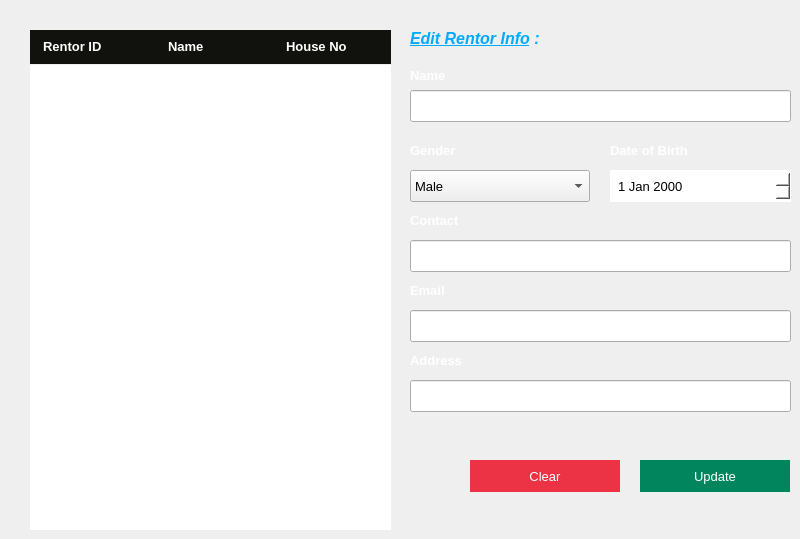
    <widget class="QWidget" name="updateEmpWidget">
     <property name="styleSheet">
      <string notr="true">#updateEmpWidget
{
	background:#2D2D2D;
}

</string>
     </property>
     <widget class="QLineEdit" name="updateEmpName">
      <property name="geometry">
       <rect>
        <x>410</x>
        <y>90</y>
        <width>381</width>
        <height>32</height>
       </rect>
      </property>
      <property name="font">
       <font>
        <family>Arial</family>
        <pointsize>10</pointsize>
       </font>
      </property>
      <property name="styleSheet">
       <string notr="true"/>
      </property>
     </widget>
     <widget class="QLabel" name="id_15">
      <property name="geometry">
       <rect>
        <x>410</x>
        <y>65</y>
        <width>141</width>
        <height>21</height>
       </rect>
      </property>
      <property name="font">
       <font>
        <pointsize>10</pointsize>
        <bold>true</bold>
       </font>
      </property>
      <property name="text">
       <string>&lt;html&gt;&lt;head/&gt;&lt;body&gt;&lt;p&gt;&lt;span style=&quot; color:#ffffff;&quot;&gt;Name&lt;/span&gt;&lt;/p&gt;&lt;/body&gt;&lt;/html&gt;</string>
      </property>
     </widget>
     <widget class="QLabel" name="id_16">
      <property name="geometry">
       <rect>
        <x>410</x>
        <y>280</y>
        <width>141</width>
        <height>21</height>
       </rect>
      </property>
      <property name="font">
       <font>
        <pointsize>10</pointsize>
        <bold>true</bold>
       </font>
      </property>
      <property name="text">
       <string>&lt;html&gt;&lt;head/&gt;&lt;body&gt;&lt;p&gt;&lt;span style=&quot; color:#ffffff;&quot;&gt;Email&lt;/span&gt;&lt;/p&gt;&lt;/body&gt;&lt;/html&gt;</string>
      </property>
     </widget>
     <widget class="QLabel" name="id_17">
      <property name="geometry">
       <rect>
        <x>410</x>
        <y>140</y>
        <width>141</width>
        <height>21</height>
       </rect>
      </property>
      <property name="font">
       <font>
        <pointsize>10</pointsize>
        <bold>true</bold>
       </font>
      </property>
      <property name="text">
       <string>&lt;html&gt;&lt;head/&gt;&lt;body&gt;&lt;p&gt;&lt;span style=&quot; color:#ffffff;&quot;&gt;Gender&lt;/span&gt;&lt;/p&gt;&lt;/body&gt;&lt;/html&gt;</string>
      </property>
     </widget>
     <widget class="QComboBox" name="updateEmpGender">
      <property name="geometry">
       <rect>
        <x>410</x>
        <y>170</y>
        <width>180</width>
        <height>32</height>
       </rect>
      </property>
      <property name="font">
       <font>
        <family>Arial</family>
        <pointsize>10</pointsize>
       </font>
      </property>
      <property name="styleSheet">
       <string notr="true">#empDesig
{
	background:white;
	color:black;
	border:none;
	padding-left:6px;
}</string>
      </property>
      <item>
       <property name="text">
        <string>Male</string>
       </property>
      </item>
      <item>
       <property name="text">
        <string>Female</string>
       </property>
      </item>
      <item>
       <property name="text">
        <string>Other</string>
       </property>
      </item>
     </widget>
     <widget class="QLabel" name="id_19">
      <property name="geometry">
       <rect>
        <x>610</x>
        <y>140</y>
        <width>141</width>
        <height>21</height>
       </rect>
      </property>
      <property name="font">
       <font>
        <pointsize>10</pointsize>
        <bold>true</bold>
       </font>
      </property>
      <property name="text">
       <string>&lt;html&gt;&lt;head/&gt;&lt;body&gt;&lt;p&gt;&lt;span style=&quot; color:#ffffff;&quot;&gt;Date of Birth&lt;/span&gt;&lt;/p&gt;&lt;/body&gt;&lt;/html&gt;</string>
      </property>
     </widget>
     <widget class="QLabel" name="id_18">
      <property name="geometry">
       <rect>
        <x>410</x>
        <y>210</y>
        <width>141</width>
        <height>21</height>
       </rect>
      </property>
      <property name="font">
       <font>
        <pointsize>10</pointsize>
        <bold>true</bold>
       </font>
      </property>
      <property name="text">
       <string>&lt;html&gt;&lt;head/&gt;&lt;body&gt;&lt;p&gt;&lt;span style=&quot; color:#ffffff;&quot;&gt;Contact&lt;/span&gt;&lt;/p&gt;&lt;/body&gt;&lt;/html&gt;</string>
      </property>
     </widget>
     <widget class="QLineEdit" name="updateEmpPhone">
      <property name="geometry">
       <rect>
        <x>410</x>
        <y>240</y>
        <width>381</width>
        <height>32</height>
       </rect>
      </property>
      <property name="font">
       <font>
        <family>Arial</family>
        <pointsize>10</pointsize>
       </font>
      </property>
      <property name="styleSheet">
       <string notr="true"/>
      </property>
     </widget>
     <widget class="QLineEdit" name="updateEmpEmail">
      <property name="geometry">
       <rect>
        <x>410</x>
        <y>310</y>
        <width>381</width>
        <height>32</height>
       </rect>
      </property>
      <property name="font">
       <font>
        <family>Arial</family>
        <pointsize>10</pointsize>
       </font>
      </property>
      <property name="styleSheet">
       <string notr="true"/>
      </property>
     </widget>
     <widget class="QLineEdit" name="updateEmpAddress">
      <property name="geometry">
       <rect>
        <x>410</x>
        <y>380</y>
        <width>381</width>
        <height>32</height>
       </rect>
      </property>
      <property name="font">
       <font>
        <family>Arial</family>
        <pointsize>10</pointsize>
       </font>
      </property>
      <property name="styleSheet">
       <string notr="true"/>
      </property>
     </widget>
     <widget class="QLabel" name="id_20">
      <property name="geometry">
       <rect>
        <x>410</x>
        <y>350</y>
        <width>141</width>
        <height>21</height>
       </rect>
      </property>
      <property name="font">
       <font>
        <pointsize>10</pointsize>
        <bold>true</bold>
       </font>
      </property>
      <property name="text">
       <string>&lt;html&gt;&lt;head/&gt;&lt;body&gt;&lt;p&gt;&lt;span style=&quot; color:#ffffff;&quot;&gt;Address&lt;/span&gt;&lt;/p&gt;&lt;/body&gt;&lt;/html&gt;</string>
      </property>
     </widget>
     <widget class="QPushButton" name="pushButton_7">
      <property name="geometry">
       <rect>
        <x>640</x>
        <y>460</y>
        <width>150</width>
        <height>32</height>
       </rect>
      </property>
      <property name="font">
       <font>
        <pointsize>10</pointsize>
       </font>
      </property>
      <property name="cursor">
       <cursorShape>PointingHandCursor</cursorShape>
      </property>
      <property name="focusPolicy">
       <enum>Qt::TabFocus</enum>
      </property>
      <property name="styleSheet">
       <string notr="true">#pushButton_7
{
	background:#00855C;
	border:none;
	color:white;
}

#pushButton_7:hover
{
	background:#2D2D2D;
	border:2px solid #00855C;
	color:#00855C;
}</string>
      </property>
      <property name="text">
       <string>Update</string>
      </property>
     </widget>
     <widget class="QPushButton" name="pushButton_8">
      <property name="geometry">
       <rect>
        <x>470</x>
        <y>460</y>
        <width>150</width>
        <height>32</height>
       </rect>
      </property>
      <property name="font">
       <font>
        <pointsize>10</pointsize>
       </font>
      </property>
      <property name="cursor">
       <cursorShape>PointingHandCursor</cursorShape>
      </property>
      <property name="focusPolicy">
       <enum>Qt::TabFocus</enum>
      </property>
      <property name="styleSheet">
       <string notr="true">#pushButton_8
{
	background:#EC3245;
	border:none;
	color:white;
}

#pushButton_8:hover
{
	background:#2d2d2d;
	border:2px solid #EC3245;
	color:#EC3245;
}</string>
      </property>
      <property name="text">
       <string>Clear</string>
      </property>
     </widget>
     <widget class="QLabel" name="label_20">
      <property name="geometry">
       <rect>
        <x>410</x>
        <y>23</y>
        <width>141</width>
        <height>31</height>
       </rect>
      </property>
      <property name="font">
       <font>
        <family>Arial</family>
        <pointsize>12</pointsize>
        <bold>true</bold>
       </font>
      </property>
      <property name="text">
       <string>&lt;html&gt;&lt;head/&gt;&lt;body&gt;&lt;p&gt;&lt;span style=&quot; font-style:italic; text-decoration: underline; color:#00aaff;&quot;&gt;Edit Rentor Info&lt;/span&gt;&lt;span style=&quot; font-style:italic; color:#00aaff;&quot;&gt; : &lt;/span&gt;&lt;/p&gt;&lt;/body&gt;&lt;/html&gt;</string>
      </property>
     </widget>
     <widget class="QDateEdit" name="updateEmpDOB">
      <property name="geometry">
       <rect>
        <x>610</x>
        <y>170</y>
        <width>181</width>
        <height>32</height>
       </rect>
      </property>
      <property name="font">
       <font>
        <family>Arial</family>
        <pointsize>10</pointsize>
       </font>
      </property>
      <property name="styleSheet">
       <string notr="true">#updateEmpDOB
{
	background:white;
	color:black;
	border:none;
	padding-left:6px;
}</string>
      </property>
     </widget>
     <widget class="QTableView" name="updateTableView">
      <property name="geometry">
       <rect>
        <x>30</x>
        <y>65</y>
        <width>361</width>
        <height>465</height>
       </rect>
      </property>
      <property name="sizePolicy">
       <sizepolicy hsizetype="Fixed" vsizetype="Fixed">
        <horstretch>0</horstretch>
        <verstretch>0</verstretch>
       </sizepolicy>
      </property>
      <property name="focusPolicy">
       <enum>Qt::NoFocus</enum>
      </property>
      <property name="autoFillBackground">
       <bool>false</bool>
      </property>
      <property name="frameShape">
       <enum>QFrame::NoFrame</enum>
      </property>
      <property name="horizontalScrollBarPolicy">
       <enum>Qt::ScrollBarAlwaysOff</enum>
      </property>
      <property name="sizeAdjustPolicy">
       <enum>QAbstractScrollArea::AdjustIgnored</enum>
      </property>
      <property name="editTriggers">
       <set>QAbstractItemView::NoEditTriggers</set>
      </property>
      <property name="tabKeyNavigation">
       <bool>false</bool>
      </property>
      <property name="showDropIndicator" stdset="0">
       <bool>false</bool>
      </property>
      <property name="dragDropOverwriteMode">
       <bool>false</bool>
      </property>
      <property name="alternatingRowColors">
       <bool>true</bool>
      </property>
      <property name="selectionMode">
       <enum>QAbstractItemView::SingleSelection</enum>
      </property>
      <property name="selectionBehavior">
       <enum>QAbstractItemView::SelectRows</enum>
      </property>
      <property name="textElideMode">
       <enum>Qt::ElideNone</enum>
      </property>
      <property name="showGrid">
       <bool>false</bool>
      </property>
      <property name="gridStyle">
       <enum>Qt::NoPen</enum>
      </property>
      <property name="cornerButtonEnabled">
       <bool>false</bool>
      </property>
      <attribute name="horizontalHeaderVisible">
       <bool>false</bool>
      </attribute>
      <attribute name="horizontalHeaderMinimumSectionSize">
       <number>30</number>
      </attribute>
      <attribute name="horizontalHeaderDefaultSectionSize">
       <number>120</number>
      </attribute>
     </widget>
     <widget class="QLabel" name="label_26">
      <property name="geometry">
       <rect>
        <x>30</x>
        <y>30</y>
        <width>131</width>
        <height>34</height>
       </rect>
      </property>
      <property name="font">
       <font>
        <pointsize>10</pointsize>
        <bold>true</bold>
       </font>
      </property>
      <property name="styleSheet">
       <string notr="true">#label_26
{
	color:white;
	background:#11110E;
padding-left:10px;
}</string>
      </property>
      <property name="text">
       <string>&lt;html&gt;&lt;head/&gt;&lt;body&gt;&lt;p&gt;Rentor ID&lt;/p&gt;&lt;/body&gt;&lt;/html&gt;</string>
      </property>
     </widget>
     <widget class="QLabel" name="label_27">
      <property name="geometry">
       <rect>
        <x>160</x>
        <y>30</y>
        <width>120</width>
        <height>34</height>
       </rect>
      </property>
      <property name="font">
       <font>
        <pointsize>10</pointsize>
        <bold>true</bold>
       </font>
      </property>
      <property name="styleSheet">
       <string notr="true">#label_27
{
	color:white;
	background:#11110E;
	padding-left:5px;
}</string>
      </property>
      <property name="text">
       <string>&lt;html&gt;&lt;head/&gt;&lt;body&gt;&lt;p&gt;Name&lt;/p&gt;&lt;/body&gt;&lt;/html&gt;</string>
      </property>
     </widget>
     <widget class="QLabel" name="label_28">
      <property name="geometry">
       <rect>
        <x>280</x>
        <y>30</y>
        <width>111</width>
        <height>34</height>
       </rect>
      </property>
      <property name="font">
       <font>
        <pointsize>10</pointsize>
        <bold>true</bold>
       </font>
      </property>
      <property name="styleSheet">
       <string notr="true">#label_28
{
	color:white;
	background:#11110E;
	padding-left:3px;
}</string>
      </property>
      <property name="text">
       <string>&lt;html&gt;&lt;head/&gt;&lt;body&gt;&lt;p&gt;House No&lt;/p&gt;&lt;/body&gt;&lt;/html&gt;</string>
      </property>
     </widget>
     <widget class="QLabel" name="updateEmpID">
      <property name="geometry">
       <rect>
        <x>485</x>
        <y>23</y>
        <width>191</width>
        <height>31</height>
       </rect>
      </property>
      <property name="font">
       <font>
        <family>Arial</family>
        <pointsize>11</pointsize>
        <italic>true</italic>
       </font>
      </property>
      <property name="styleSheet">
       <string notr="true">color:white;
font-style:italic;</string>
      </property>
      <property name="text">
       <string>&lt;html&gt;&lt;head/&gt;&lt;body&gt;&lt;p&gt;&lt;br/&gt;&lt;/p&gt;&lt;/body&gt;&lt;/html&gt;</string>
      </property>
     </widget>
    </widget>
